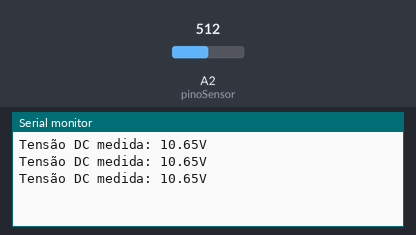
Bench run of a sketch on a simulated Arduino Uno, built with avr-gcc and run on an emulated ATmega328P. On the bench: the last lines printed to the serial monitor. The inputs (shaded band) are chosen by the test bench; at power-on: A2 (pinoSensor) = 512.

Above: at 1.3 s.
1.4 s: A2 (pinoSensor) set to 716
At 1.9 s:
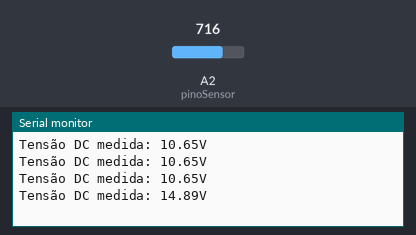
2.9 s: A2 (pinoSensor) set to 900
At 3.4 s:
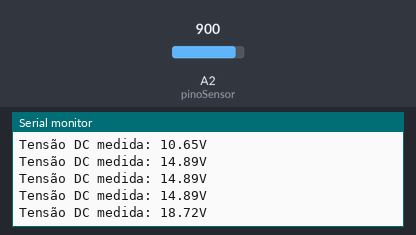
Timing chart, 0 to 5.9 s (numbered marks = the images above; inputs shaded):
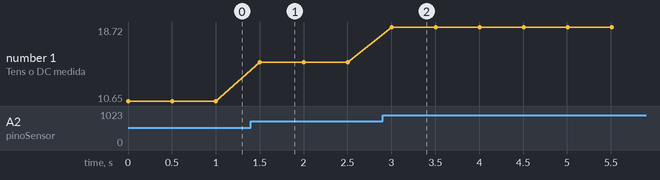

Measured:
- after the input at 1.4 s, the serial monitor: prints a new line after 0.10 s (image 1)
- after the input at 2.9 s, the serial monitor: prints a new line after 0.11 s (image 2)
- plotted number 1: 10.65 → 14.89 after the input at 1.4 s, 14.89 → 18.72 after the input at 2.9 s

The sketch:

voltimetro.ino
```cpp
const int pinoSensor = A2;// Declara pinoSensor como pino A2
float tensaoEntrada = 0.0;// Inicia os valores de tensaoEntrada em 0
float tensaoMedida = 0.0;// Inicia os valores de tensaoMedida em 0
float valorR1 =  330000.0;// Define valorR1 como 30k Ohms
float valorR2 = 1000000.0;// Define valorR2 como 7,5k Ohms
float vref = 16;// Define vref como 5V
int leituraSensor = 0;// Inicia a leituraSensor em 0
void setup() {
  pinMode(pinoSensor, INPUT);// Define o pinoSensor como entrada de sinal
  Serial.begin(9600);
}

void loop() {
  leituraSensor = analogRead(pinoSensor);// Chama de leituraSensor o valor analógico
  // Realiza os cálculos de conversão para valores vistos no artigo
  tensaoEntrada = (leituraSensor * vref) / 1023.0;
  tensaoMedida = tensaoEntrada / (valorR2 / (valorR1 + valorR2));
  // Imprime os valores no monitor serial para possíveis verificações
  Serial.print("Tensão DC medida: ");
  Serial.print(tensaoMedida);
  Serial.println("V");
  delay(500);
}
```
